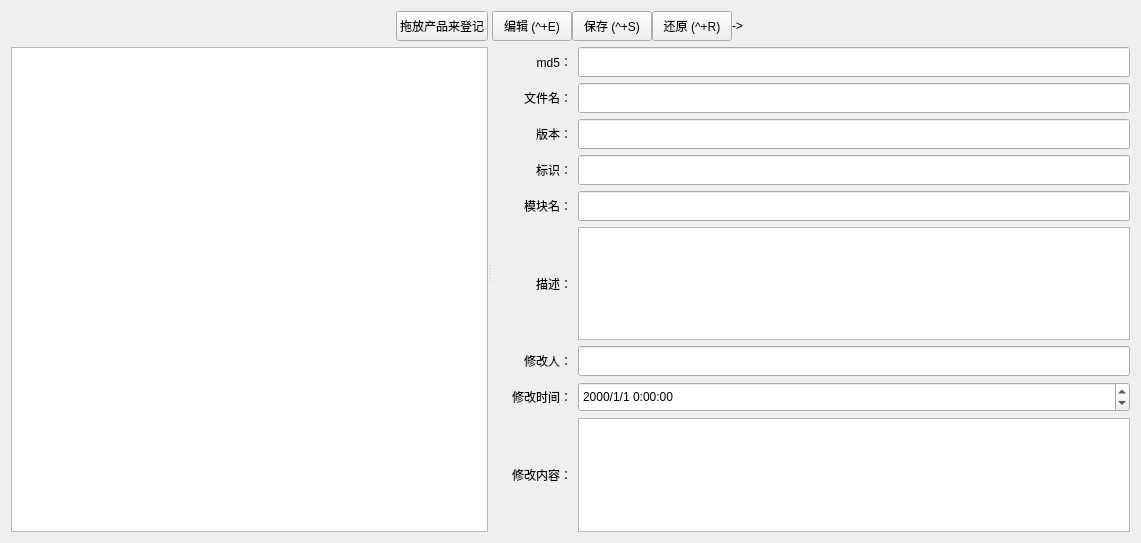
<?xml version="1.0" encoding="UTF-8"?>
<ui version="4.0">
 <class>FdvManagerWin</class>
 <widget class="QWidget" name="FdvManagerWin">
  <property name="geometry">
   <rect>
    <x>0</x>
    <y>0</y>
    <width>1141</width>
    <height>543</height>
   </rect>
  </property>
  <property name="windowTitle">
   <string>产品登记窗口</string>
  </property>
  <layout class="QHBoxLayout" name="horizontalLayout_10">
   <item>
    <widget class="QSplitter" name="splitter">
     <property name="orientation">
      <enum>Qt::Horizontal</enum>
     </property>
     <widget class="QWidget" name="verticalLayoutWidget">
      <layout class="QVBoxLayout" name="verticalLayout_2">
       <item>
        <layout class="QHBoxLayout" name="horizontalLayout_13">
         <property name="spacing">
          <number>0</number>
         </property>
         <item>
          <widget class="QLabel" name="fdvsTitleLb">
           <property name="sizePolicy">
            <sizepolicy hsizetype="Expanding" vsizetype="Preferred">
             <horstretch>0</horstretch>
             <verstretch>0</verstretch>
            </sizepolicy>
           </property>
           <property name="minimumSize">
            <size>
             <width>0</width>
             <height>30</height>
            </size>
           </property>
           <property name="text">
            <string/>
           </property>
           <property name="alignment">
            <set>Qt::AlignCenter</set>
           </property>
          </widget>
         </item>
         <item>
          <widget class="QPushButton" name="newBn">
           <property name="minimumSize">
            <size>
             <width>80</width>
             <height>30</height>
            </size>
           </property>
           <property name="text">
            <string>拖放产品来登记</string>
           </property>
           <property name="flat">
            <bool>false</bool>
           </property>
          </widget>
         </item>
        </layout>
       </item>
       <item>
        <widget class="QTableWidget" name="fdvsTw">
         <property name="editTriggers">
          <set>QAbstractItemView::NoEditTriggers</set>
         </property>
        </widget>
       </item>
      </layout>
     </widget>
     <widget class="QWidget" name="editPn1" native="true">
      <layout class="QVBoxLayout" name="verticalLayout">
       <property name="topMargin">
        <number>0</number>
       </property>
       <item>
        <layout class="QHBoxLayout" name="horizontalLayout_12">
         <property name="spacing">
          <number>0</number>
         </property>
         <item>
          <widget class="QPushButton" name="editBn">
           <property name="minimumSize">
            <size>
             <width>80</width>
             <height>30</height>
            </size>
           </property>
           <property name="text">
            <string>编辑 (^+E)</string>
           </property>
          </widget>
         </item>
         <item>
          <widget class="QPushButton" name="saveBn">
           <property name="minimumSize">
            <size>
             <width>80</width>
             <height>30</height>
            </size>
           </property>
           <property name="text">
            <string>保存 (^+S)</string>
           </property>
          </widget>
         </item>
         <item>
          <widget class="QPushButton" name="restoreBn">
           <property name="minimumSize">
            <size>
             <width>80</width>
             <height>30</height>
            </size>
           </property>
           <property name="text">
            <string>还原 (^+R)</string>
           </property>
          </widget>
         </item>
         <item>
          <widget class="QLabel" name="label_10">
           <property name="sizePolicy">
            <sizepolicy hsizetype="Expanding" vsizetype="Preferred">
             <horstretch>0</horstretch>
             <verstretch>0</verstretch>
            </sizepolicy>
           </property>
           <property name="text">
            <string>-&gt;</string>
           </property>
          </widget>
         </item>
        </layout>
       </item>
       <item>
        <widget class="QWidget" name="editPn2" native="true">
         <layout class="QVBoxLayout" name="verticalLayout_3">
          <property name="leftMargin">
           <number>0</number>
          </property>
          <property name="topMargin">
           <number>0</number>
          </property>
          <property name="rightMargin">
           <number>0</number>
          </property>
          <property name="bottomMargin">
           <number>0</number>
          </property>
          <item>
           <layout class="QHBoxLayout" name="horizontalLayout">
            <item>
             <widget class="QLabel" name="label">
              <property name="minimumSize">
               <size>
                <width>80</width>
                <height>0</height>
               </size>
              </property>
              <property name="text">
               <string>md5：</string>
              </property>
              <property name="alignment">
               <set>Qt::AlignRight|Qt::AlignTrailing|Qt::AlignVCenter</set>
              </property>
             </widget>
            </item>
            <item>
             <widget class="QLineEdit" name="md5Ed">
              <property name="sizePolicy">
               <sizepolicy hsizetype="Expanding" vsizetype="Fixed">
                <horstretch>0</horstretch>
                <verstretch>0</verstretch>
               </sizepolicy>
              </property>
              <property name="minimumSize">
               <size>
                <width>0</width>
                <height>30</height>
               </size>
              </property>
             </widget>
            </item>
           </layout>
          </item>
          <item>
           <layout class="QHBoxLayout" name="horizontalLayout_2">
            <item>
             <widget class="QLabel" name="label_2">
              <property name="minimumSize">
               <size>
                <width>80</width>
                <height>0</height>
               </size>
              </property>
              <property name="text">
               <string>文件名：</string>
              </property>
              <property name="alignment">
               <set>Qt::AlignRight|Qt::AlignTrailing|Qt::AlignVCenter</set>
              </property>
             </widget>
            </item>
            <item>
             <widget class="QLineEdit" name="fileNameEd">
              <property name="sizePolicy">
               <sizepolicy hsizetype="Expanding" vsizetype="Fixed">
                <horstretch>0</horstretch>
                <verstretch>0</verstretch>
               </sizepolicy>
              </property>
              <property name="minimumSize">
               <size>
                <width>0</width>
                <height>30</height>
               </size>
              </property>
             </widget>
            </item>
           </layout>
          </item>
          <item>
           <layout class="QHBoxLayout" name="horizontalLayout_9">
            <item>
             <widget class="QLabel" name="label_9">
              <property name="minimumSize">
               <size>
                <width>80</width>
                <height>0</height>
               </size>
              </property>
              <property name="text">
               <string>版本：</string>
              </property>
              <property name="alignment">
               <set>Qt::AlignRight|Qt::AlignTrailing|Qt::AlignVCenter</set>
              </property>
             </widget>
            </item>
            <item>
             <widget class="QLineEdit" name="versionEd">
              <property name="sizePolicy">
               <sizepolicy hsizetype="Expanding" vsizetype="Fixed">
                <horstretch>0</horstretch>
                <verstretch>0</verstretch>
               </sizepolicy>
              </property>
              <property name="minimumSize">
               <size>
                <width>0</width>
                <height>30</height>
               </size>
              </property>
             </widget>
            </item>
           </layout>
          </item>
          <item>
           <layout class="QHBoxLayout" name="horizontalLayout_7">
            <item>
             <widget class="QLabel" name="label_7">
              <property name="minimumSize">
               <size>
                <width>80</width>
                <height>0</height>
               </size>
              </property>
              <property name="text">
               <string>标识：</string>
              </property>
              <property name="alignment">
               <set>Qt::AlignRight|Qt::AlignTrailing|Qt::AlignVCenter</set>
              </property>
             </widget>
            </item>
            <item>
             <widget class="QLineEdit" name="titleEd">
              <property name="sizePolicy">
               <sizepolicy hsizetype="Expanding" vsizetype="Fixed">
                <horstretch>0</horstretch>
                <verstretch>0</verstretch>
               </sizepolicy>
              </property>
              <property name="minimumSize">
               <size>
                <width>0</width>
                <height>30</height>
               </size>
              </property>
             </widget>
            </item>
           </layout>
          </item>
          <item>
           <layout class="QHBoxLayout" name="horizontalLayout_3">
            <item>
             <widget class="QLabel" name="label_3">
              <property name="minimumSize">
               <size>
                <width>80</width>
                <height>0</height>
               </size>
              </property>
              <property name="text">
               <string>模块名：</string>
              </property>
              <property name="alignment">
               <set>Qt::AlignRight|Qt::AlignTrailing|Qt::AlignVCenter</set>
              </property>
             </widget>
            </item>
            <item>
             <widget class="QLineEdit" name="moduleNameEd">
              <property name="sizePolicy">
               <sizepolicy hsizetype="Expanding" vsizetype="Fixed">
                <horstretch>0</horstretch>
                <verstretch>0</verstretch>
               </sizepolicy>
              </property>
              <property name="minimumSize">
               <size>
                <width>0</width>
                <height>30</height>
               </size>
              </property>
             </widget>
            </item>
           </layout>
          </item>
          <item>
           <layout class="QHBoxLayout" name="horizontalLayout_6">
            <item>
             <widget class="QLabel" name="label_6">
              <property name="minimumSize">
               <size>
                <width>80</width>
                <height>0</height>
               </size>
              </property>
              <property name="text">
               <string>描述：</string>
              </property>
              <property name="alignment">
               <set>Qt::AlignRight|Qt::AlignTrailing|Qt::AlignVCenter</set>
              </property>
             </widget>
            </item>
            <item>
             <widget class="QPlainTextEdit" name="descEd"/>
            </item>
           </layout>
          </item>
          <item>
           <layout class="QHBoxLayout" name="horizontalLayout_5">
            <item>
             <widget class="QLabel" name="label_5">
              <property name="minimumSize">
               <size>
                <width>80</width>
                <height>0</height>
               </size>
              </property>
              <property name="text">
               <string>修改人：</string>
              </property>
              <property name="alignment">
               <set>Qt::AlignRight|Qt::AlignTrailing|Qt::AlignVCenter</set>
              </property>
             </widget>
            </item>
            <item>
             <widget class="QLineEdit" name="modifierEd">
              <property name="sizePolicy">
               <sizepolicy hsizetype="Expanding" vsizetype="Fixed">
                <horstretch>0</horstretch>
                <verstretch>0</verstretch>
               </sizepolicy>
              </property>
              <property name="minimumSize">
               <size>
                <width>0</width>
                <height>30</height>
               </size>
              </property>
             </widget>
            </item>
           </layout>
          </item>
          <item>
           <layout class="QHBoxLayout" name="horizontalLayout_4">
            <item>
             <widget class="QLabel" name="label_4">
              <property name="minimumSize">
               <size>
                <width>80</width>
                <height>0</height>
               </size>
              </property>
              <property name="text">
               <string>修改时间：</string>
              </property>
              <property name="alignment">
               <set>Qt::AlignRight|Qt::AlignTrailing|Qt::AlignVCenter</set>
              </property>
             </widget>
            </item>
            <item>
             <widget class="QDateTimeEdit" name="modifyTimeEd">
              <property name="sizePolicy">
               <sizepolicy hsizetype="Expanding" vsizetype="Fixed">
                <horstretch>0</horstretch>
                <verstretch>0</verstretch>
               </sizepolicy>
              </property>
              <property name="minimumSize">
               <size>
                <width>0</width>
                <height>30</height>
               </size>
              </property>
              <property name="displayFormat">
               <string>yyyy/M/d H:mm:ss</string>
              </property>
             </widget>
            </item>
           </layout>
          </item>
          <item>
           <layout class="QHBoxLayout" name="horizontalLayout_8">
            <item>
             <widget class="QLabel" name="label_8">
              <property name="minimumSize">
               <size>
                <width>80</width>
                <height>0</height>
               </size>
              </property>
              <property name="text">
               <string>修改内容：</string>
              </property>
              <property name="alignment">
               <set>Qt::AlignRight|Qt::AlignTrailing|Qt::AlignVCenter</set>
              </property>
             </widget>
            </item>
            <item>
             <widget class="QPlainTextEdit" name="modifyContentEd"/>
            </item>
           </layout>
          </item>
         </layout>
        </widget>
       </item>
      </layout>
     </widget>
    </widget>
   </item>
  </layout>
 </widget>
 <resources/>
 <connections/>
</ui>
